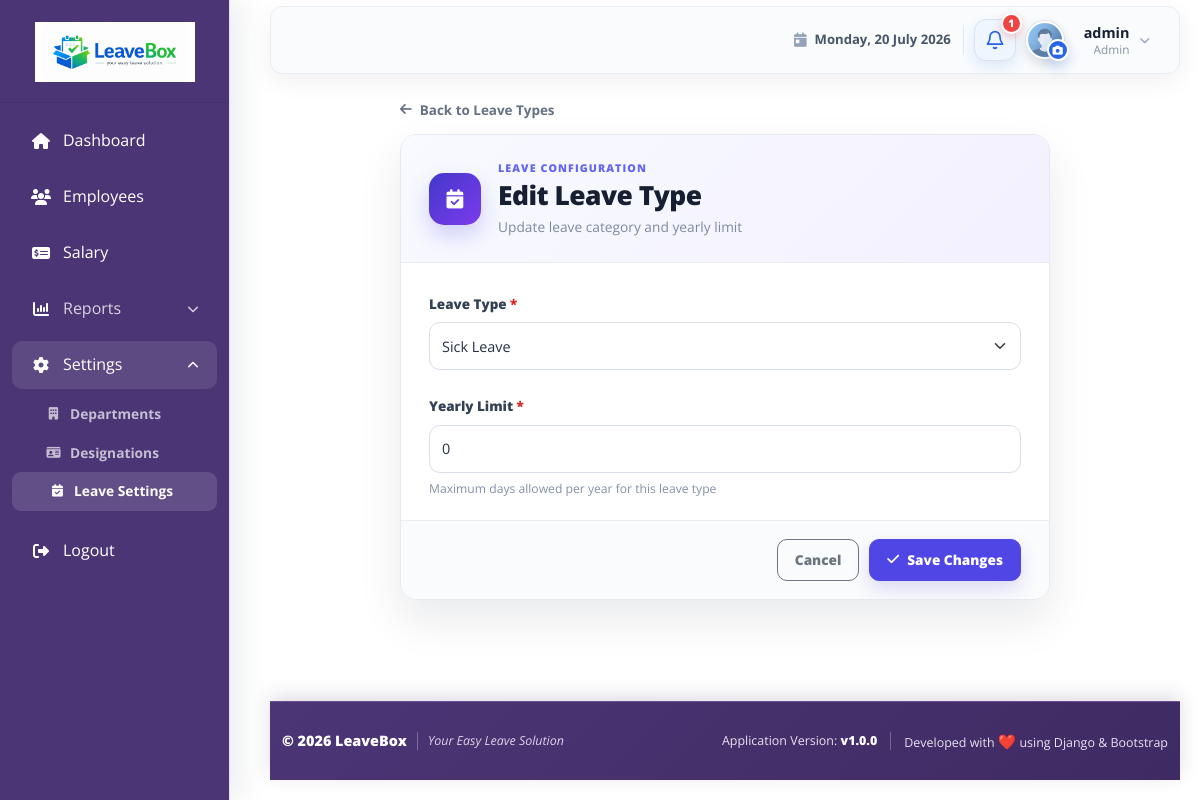
Screenshot of /employee/leave-types/2/edit/ (signed in) with the database file from the repository.
### accounts/models.py (models this page shows, shortened)
class User(AbstractUser):
    ROLE_CHOICES = (
        ('ADMIN', 'Admin/HR'),
        ('EMPLOYEE', 'Employee'),
    )
    role = models.CharField(max_length=10, choices=ROLE_CHOICES, default='EMPLOYEE')
    phone = models.CharField(max_length=15, blank=True, null=True)

### employees/models.py (models this page shows, shortened)
class LeaveType(models.Model):
    CASUAL = 'Casual Leave'
    SICK = 'Sick Leave'
    EARNED = 'Earned Leave'
    OTHER = 'Other'
    LEAVE_TYPE_CHOICES = [
        (CASUAL, 'Casual Leave'),
        (SICK, 'Sick Leave'),
        (EARNED, 'Earned Leave'),
        (OTHER, 'Other'),
    ]
    name = models.CharField(
        max_length=50,
        choices=LEAVE_TYPE_CHOICES,
        default=CASUAL,
    )
    yearly_limit = models.PositiveIntegerField(
        default=0,
        help_text="Maximum days allowed per year for this leave type"
    )

### employees/views.py (the view, shortened to what this page needs)
# urls.py: path('leave-types/<int:pk>/edit/', views.LeaveTypeUpdateView.as_view(), name='leave_type_edit'),
class LeaveTypeUpdateView(LoginRequiredMixin, AdminAccessMixin, UpdateView):
    model = LeaveType
    form_class = LeaveTypeForm
    template_name = 'leaves/leave_type_form.html'
    success_url = reverse_lazy('leave_type_list')

### templates/leaves/leave_type_form.html (shortened to what this page needs)
{% extends 'base/base.html' %}
{% load static %}
{% block extra_css %}
    <link rel="stylesheet" href="{% static 'css/leave_type_form.css' %}">
{% endblock %}
{% block content %}
<div class="leave-type-form-page">
    <div class="leave-type-form-shell">
        <a href="{% url 'leave_type_list' %}" class="leave-type-back-link">
            <i class="fas fa-arrow-left" aria-hidden="true"></i>
            Back to Leave Types
        </a>
        <div class="card shadow-sm rounded-4 leave-type-form-card">
            <div class="leave-type-form-header">
                <span class="leave-type-form-icon">
                    <i class="fas fa-calendar-check" aria-hidden="true"></i>
                </span>
                <div>
                    <span class="leave-type-form-eyebrow">Leave configuration</span>
                    <h1>{% if object %}Edit Leave Type{% else %}Add Leave Type{% endif %}</h1>
                    <p>
                        {% if object %}
                            Update leave category and yearly limit
                        {% else %}
                            Create a leave category and set its yearly limit
                        {% endif %}
                    </p>
                </div>
            </div>
            <div class="card-body leave-type-form-body">
                <form method="post" novalidate>
                    <div class="leave-type-field">
                        <label for="{{ form.name.id_for_label }}" class="form-label">
                            Leave Type <span aria-hidden="true">*</span>
                        </label>
                        {{ form.name }}
                    </div>
                    <div class="leave-type-field">
                        <label for="{{ form.yearly_limit.id_for_label }}" class="form-label">
                            Yearly Limit <span aria-hidden="true">*</span>
                        </label>
                        {{ form.yearly_limit }}
                        {% if form.yearly_limit.help_text %}
                            <div class="form-text text-muted">{{ form.yearly_limit.help_text }}</div>
                        {% endif %}
                    </div>
                    <div class="leave-type-form-actions">
                        <a href="{% url 'leave_type_list' %}" class="btn btn-outline-secondary">Cancel</a>
                        <button type="submit" class="btn btn-primary">
                            <i class="fas fa-check" aria-hidden="true"></i>
                            {% if object %}Save Changes{% else %}Create Leave Type{% endif %}
                        </button>
                    </div>
                </form>
            </div>
        </div>
    </div>
</div>
{% endblock %}

### templates/base/base.html (shortened to what this page needs)
{% load static navigation_tags %}
<!DOCTYPE html>
<html lang="en">
<head>
    <link rel="stylesheet" href="{% static 'css/bootstrap-5.3.2.min.css' %}">
    <link rel="stylesheet" href="https://cdnjs.cloudflare.com/ajax/libs/font-awesome/6.4.0/css/all.min.css">
    <link rel="stylesheet" href="{% static 'css/dashboard.css' %}">
    <link rel="stylesheet" href="{% static 'css/apply_leave.css' %}">
    <link rel="stylesheet" href="{% static 'css/footer.css' %}">
    {% block extra_css %}{% endblock %}
</head>
<body>
    <div class="sidebar">
        <div class="sidebar-logo">
            <a href="{% url 'dashboard' %}" aria-label="LeaveBox dashboard">
                <img src="{% static 'images/leavebox-logo.png' %}" alt="LeaveBox Logo" class="site-logo">
            </a>
        </div>
        {% url_name_active request 'dashboard' 'adm_dashboard' 'emp_dashboard' as dashboard_active %}
        {% url_name_active request 'employee_list' 'employee_detail' 'employee_admin_edit' 'employee_admin_update' as employees_active %}
        {% url_name_active request 'salary_list' 'salary_add' 'salary_edit' as salary_active %}
        {% url_name_active request 'department_list' 'department_add' 'department_edit' 'department_delete' as departments_active %}
        {% url_name_active request 'designation_list' 'designation_add' 'designation_edit' 'designation_delete' as designations_active %}
        {% url_name_active request 'leave_type_list' 'leave_type_add' 'leave_type_edit' 'leave_type_delete' as leave_settings_active %}
        {% url_name_active request 'leave_apply' as leave_apply_active %}
        {% url_name_active request 'attendance_history' as attendance_active %}
        {% url_name_active request 'leave_report' 'attendance_report' as reports_active %}
        <ul>
            <li{% if dashboard_active %} class="active"{% endif %}>
                <a href="{% url 'dashboard' %}">
                    <i class="fas fa-home"></i>
                    Dashboard
                </a>
            </li>
             {% if user.is_superuser or user.is_staff or user.role == 'ADMIN' %}
            <li{% if employees_active %} class="active"{% endif %}>
                <a href="{% url 'employee_list' %}">
                    <i class="fas fa-users" role="img" aria-label="Employees"></i>
                    Employees
                </a>
            </li>
            <li{% if salary_active %} class="active"{% endif %}>
                <a href="{% url 'salary_list' %}">
                    <i class="fas fa-money-check-dollar" role="img" aria-label="Salary"></i>
                    Salary
                </a>
            </li>
            <li class="sidebar-menu-group{% if reports_active %} active is-open{% endif %}">
                <button type="button" class="sidebar-menu-toggle" aria-expanded="{% if reports_active %}true{% else %}false{% endif %}" aria-controls="reportsSubmenu">
                    <span><i class="fas fa-chart-column" aria-hidden="true"></i> Reports</span>
                    <i class="fas fa-chevron-down sidebar-menu-chevron" aria-hidden="true"></i>
                </button>
            </li>
            <li class="sidebar-menu-group{% if departments_active or designations_active or leave_settings_active %} active is-open{% endif %}">
                <button
                    type="button"
                    class="sidebar-menu-toggle"
                    aria-expanded="{% if departments_active or designations_active or leave_settings_active %}true{% else %}false{% endif %}"
                    aria-controls="settingsSubmenu"
                >
                    <span>
                        <i class="fa-solid fa-gear" aria-hidden="true"></i>
                        Settings
                    </span>
                    <i class="fas fa-chevron-down sidebar-menu-chevron" aria-hidden="true"></i>
                </button>
                <ul class="sidebar-submenu" id="settingsSubmenu">
                    <li>
                        <a href="{% url 'department_list' %}"{% if departments_active %} class="active"{% endif %}>
                            <i class="fas fa-building"></i>
                            Departments
                        </a>
                    </li>
                    <li>
                        <a href="{% url 'designation_list' %}"{% if designations_active %} class="active"{% endif %}>
                            <i class="fas fa-id-card"></i>
                            Designations
                        </a>
                    </li>
                    <li>
                        <a href="{% url 'leave_type_list' %}"{% if leave_settings_active %} class="active"{% endif %}>
                            <i class="fas fa-calendar-check"></i>
                            Leave Settings
                        </a>
                    </li>
                </ul>
            </li>
            {% endif %}
            <li>
                <a href="{% url 'accounts:logout' %}">
                    <i class="fas fa-sign-out-alt"></i>
                    Logout
                </a>
            </li>
        </ul>
    </div>
    <main class="content-wrapper dashboard-content-wrapper">
        <nav class="navbar navbar-expand-lg navbar-light dashboard-navbar mb-2">
            <div class="container-fluid">
                <div class="dashboard-profile-slot">
                    <div class="dashboard-navbar-date" aria-label="Current date">
                        <i class="fas fa-calendar-day" aria-hidden="true"></i>
                        <span class="dashboard-navbar-date-full">{% now "l, d F Y" %}</span>
                    </div>
                    <div class="dashboard-notification-dropdown">
                        <button class="dashboard-notification-button" type="button" id="notificationDropdown" aria-label="Notifications{% if pending_leave_count %}: {{ pending_leave_count }} pending leave request{{ pending_leave_count|pluralize }}{% endif %}" aria-haspopup="true" aria-expanded="false">
                            <svg class="dashboard-notification-icon" viewBox="0 0 24 24" aria-hidden="true">
                                <path d="M18 8a6 6 0 0 0-12 0c0 7-3 7-3 9h18c0-2-3-2-3-9"></path>
                                <path d="M13.73 21a2 2 0 0 1-3.46 0"></path>
                            </svg>
                            {% if pending_leave_count %}
                                <span class="dashboard-notification-badge" aria-hidden="true">{{ pending_leave_count }}</span>
                            {% endif %}
                        </button>
                    </div>
                    <div class="dropdown dashboard-profile-dropdown">
                        <div class="dashboard-avatar-control">
                            <a class="dashboard-avatar-link" href="{% url 'employee_profile_edit' %}" aria-label="Manage profile picture">
                                <span class="dashboard-avatar-wrap">
                                    <img src="{{ current_profile_picture_url|default:default_avatar_url }}" alt="{{ user.get_full_name|default:user.username }} profile picture" class="dashboard-avatar js-profile-avatar" onerror="this.onerror=null;this.src='{{ default_avatar_url }}';">
                                </span>
                            </a>
                            <button class="dashboard-avatar-camera" type="button" data-bs-toggle="modal" data-bs-target="#dashboardAvatarModal" aria-label="Change profile picture">
                                <i class="fas fa-camera" aria-hidden="true"></i>
                            </button>
                        </div>
                        <button class="dashboard-profile-trigger" type="button" id="userDropdown" aria-haspopup="true" aria-controls="userDropdownMenu" aria-expanded="false">
                            <span class="dashboard-profile-copy">
                                <strong>{{ user.get_full_name|default:user.username }}</strong>
                                <small>
                                    {% if user.employee_profile.designation %}
                                        {{ user.employee_profile.designation }}
                                    {% elif user.is_superuser or user.is_staff or user.role == 'ADMIN' %}
                                        Admin
                                    {% else %}
                                        {{ user.get_role_display|default:"Employee" }}
                                    {% endif %}
                                </small>
                            </span>
                            <i class="fas fa-chevron-down dashboard-profile-chevron" aria-hidden="true"></i>
                        </button>
                    </div>
                </div>
            </div>
        </nav>
        <div class="container-fluid">
            {% block content %}{% endblock %}
        </div>
        {% include 'base/footer.html' %}
    </main>
</body>
</html>

### rows the page displays
User: get_full_name "admin"
LeaveType: name "Sick Leave", yearly_limit "0"

### other values shown
{{ pending_leave_count }} "1"
